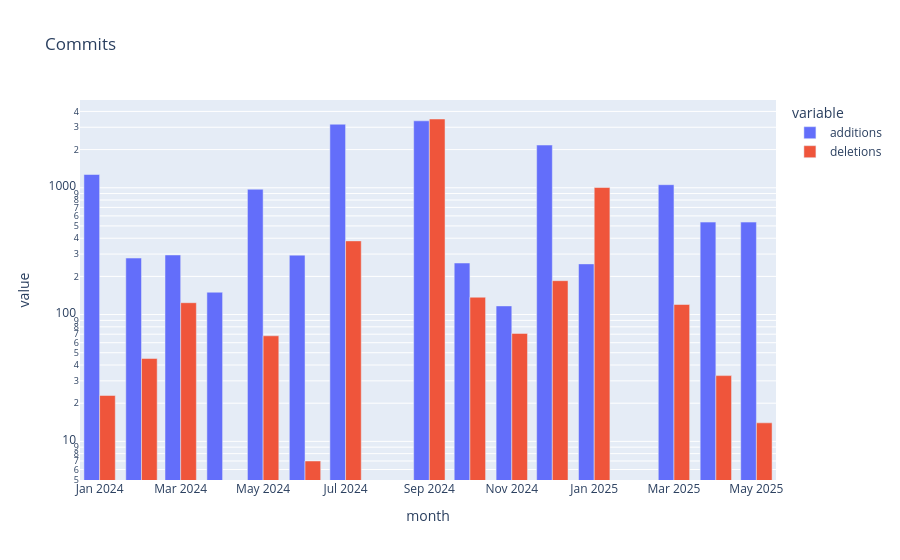

The notebook cell this image was saved under:
### Code cell
px.bar(user_code_commits(gitlab_user).toPandas(),x='month',y=['additions','deletions'],log_y=True,title='Commits',barmode='group')

### Figure 1 — Plotly figure (JSON) as saved in the notebook; plotly's stock layout.template omitted (floating-point values rounded to 4 significant figures)
{"data": [{"alignmentgroup": "True", "hovertemplate": "variable=additions<br>month=%{x}<br>value=%{y}<extra></extra>", "legendgroup": "additions", "marker": {"color": "#636efa", "pattern": {"shape": ""}}, "name": "additions", "offsetgroup": "additions", "orientation": "v", "showlegend": true, "textposition": "auto", "type": "bar", "x": ["2025-05-01T00:00:00.000000000", "2025-04-01T00:00:00.000000000", "2025-03-01T00:00:00.000000000", "2025-01-01T00:00:00.000000000", "2024-12-01T00:00:00.000000000", "2024-11-01T00:00:00.000000000", "2024-10-01T00:00:00.000000000", "2024-09-01T00:00:00.000000000", "2024-07-01T00:00:00.000000000", "2024-06-01T00:00:00.000000000", "2024-05-01T00:00:00.000000000", "2024-04-01T00:00:00.000000000", "2024-03-01T00:00:00.000000000", "2024-02-01T00:00:00.000000000", "2024-01-01T00:00:00.000000000"], "xaxis": "x", "y": [536, 536, 1057, 251, 2172, 117, 255, 3372, 3170, 294, 973, 150, 295, 279, 1272], "yaxis": "y"}, {"alignmentgroup": "True", "hovertemplate": "variable=deletions<br>month=%{x}<br>value=%{y}<extra></extra>", "legendgroup": "deletions", "marker": {"color": "#EF553B", "pattern": {"shape": ""}}, "name": "deletions", "offsetgroup": "deletions", "orientation": "v", "showlegend": true, "textposition": "auto", "type": "bar", "x": ["2025-05-01T00:00:00.000000000", "2025-04-01T00:00:00.000000000", "2025-03-01T00:00:00.000000000", "2025-01-01T00:00:00.000000000", "2024-12-01T00:00:00.000000000", "2024-11-01T00:00:00.000000000", "2024-10-01T00:00:00.000000000", "2024-09-01T00:00:00.000000000", "2024-07-01T00:00:00.000000000", "2024-06-01T00:00:00.000000000", "2024-05-01T00:00:00.000000000", "2024-04-01T00:00:00.000000000", "2024-03-01T00:00:00.000000000", "2024-02-01T00:00:00.000000000", "2024-01-01T00:00:00.000000000"], "xaxis": "x", "y": [14, 33, 120, 1004, 185, 71, 137, 3485, 381, 7, 68, 0, 124, 45, 23], "yaxis": "y"}], "layout": {"barmode": "group", "legend": {"title": {"text": "variable"}, "tracegroupgap": 0}, "title": {"text": "Commits"}, "xaxis": {"anchor": "y", "domain": [0, 1], "title": {"text": "month"}}, "yaxis": {"anchor": "x", "domain": [0, 1], "title": {"text": "value"}, "type": "log"}}}
